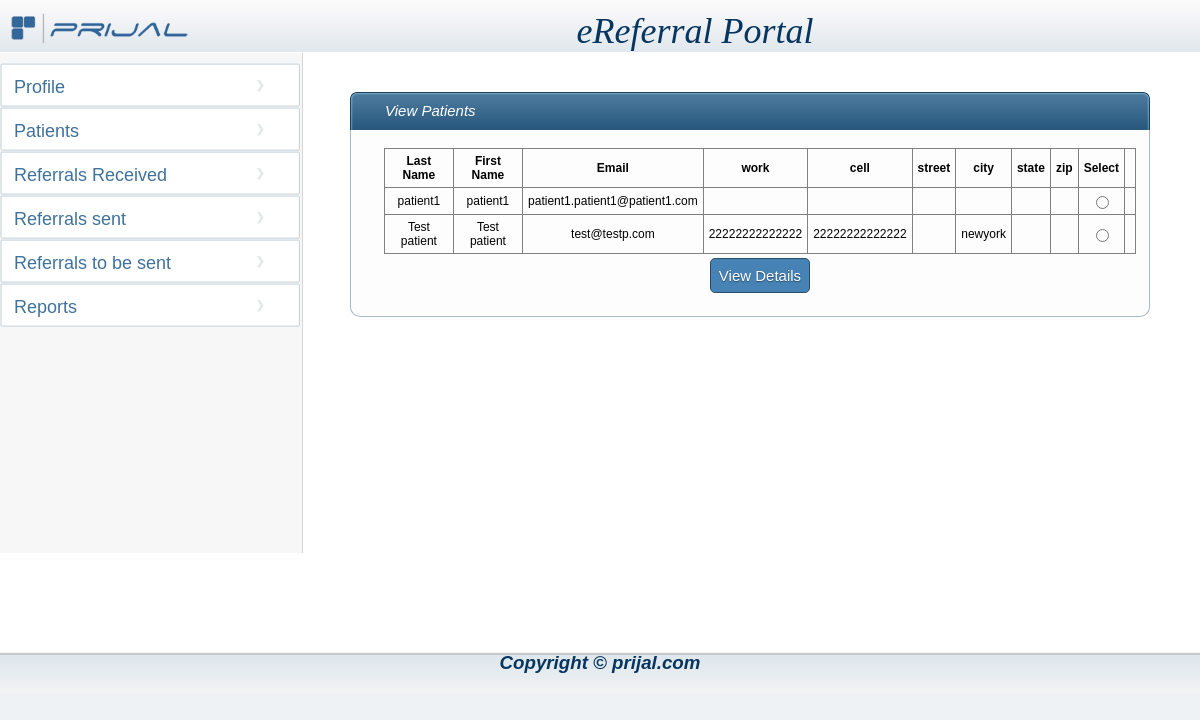
Screenshot of /phps/viewpatiento.php (signed in) with the database file from the repository.
### tables this page shows
CREATE TABLE IF NOT EXISTS `patient` (
  `PATIENT_ID` int(11) NOT NULL AUTO_INCREMENT,
  `LAST_NAME` varchar(64) DEFAULT NULL,
  `MIDDLE_NAME` varchar(64) DEFAULT NULL,
  `FIRST_NAME` varchar(64) DEFAULT NULL,
  `MEDICAL_HISTORY_ID` int(11) DEFAULT NULL,
  `ALLERGY_ID` int(11) DEFAULT NULL,
  `EMAIL_ADDRESS` varchar(128) DEFAULT NULL,
  `GENDER_CD` smallint(128) DEFAULT NULL,
  `GENDER_REPLACE` varchar(64) DEFAULT 'M',
  `DATE_OF_BIRTH` varchar(64) DEFAULT '01/01/1900',
  `ACCOUNT_ID` int(11) DEFAULT NULL,
  `ADDR_street1` varchar(128) DEFAULT NULL,
  `ADDR_CITY` varchar(64) DEFAULT NULL,
  `ADDR_STATE` varchar(64) DEFAULT NULL,
  `ZIP_CD` varchar(64) DEFAULT NULL,
  `WORK_PHONE` varchar(64) DEFAULT NULL,
  `CELL_PHONE` varchar(64) DEFAULT NULL,
  `NOTIFICATION_PRE` varchar(16) DEFAULT 'E',
  PRIMARY KEY (`PATIENT_ID`),
  UNIQUE KEY `PATIENT_U1` (`ACCOUNT_ID`),
  KEY `PATIENT_FK1` (`GENDER_CD`)
);

### includes/global.inc.php (called while the page is built, shortened)
<?php
require_once '../classes/DB.class.php';
$db = new DB();
?>

### classes/DB.class.php (called while the page is built, shortened)
<?php
class DB{
    public function selectPatients($doctor_account_id) {
        $sql = "SELECT staff_id from org_staff where account_id='$doctor_account_id'";
        $result = mysql_query($sql);
        $row = mysql_fetch_assoc($result);
        $staff_id = $row['staff_id'];
        $sql = "SELECT patient.account_id,patient.patient_id,patient.last_name,patient.first_name,
                                                               patient.email_address, patient.work_phone,patient.cell_phone,address.addr_street1,patient.addr_city,
                                                               address.addr_state,address.zip_cd, address.address_id
                                                               FROM patient left outer join address on patient.account_id=address.address_id
                                                               where  patient.patient_id in (SELECT patient_id from doctor_patient where staff_id='$staff_id')";
        $result = mysql_query($sql);
        return $result;
    }
}
?>

### phps/viewpatiento.php (the view, shortened to what this page needs)
<?php
require_once '../includes/global.inc.php';
if (!isset($_POST['action'])) {
  include( "header.php");
 ?>
<tr>
<td style="background-color:white;height:600px;width:300px;vertical-align:middle;">
<?php
  include( "navigationo.php");
  $account_id=$_SESSION['staff_account_id'];
  $result=$db->selectPatients($account_id);
 ?>
</td>
<td style="background-color:white;width:900px;text-align:top;float:left;">
<table style="margin: 40px 50px 40px;width:800px" cellpadding="0px" cellspacing="0px;" >
<tr><td >
                                    <span class="left-box"></span><span class="cent-box" style="width:758px;">View Patients </span><span class="right-box"></span>
                                </td></tr>
<tr><td>
<table class="main" style="width:100%;">
<tr >
<td><p>
<table class="viewRecords" style="width:100%;border-collapse:collapse" border="1" cellspacing="0" cellpadding="0" >
<tr class="bold">
<td>Last Name</td><td>First Name</td><td>Email</td><td>work</td><td>cell</td><td>street</td><td>city</td><td>state</td><td>zip</td><td>Select</td></tr>
<?php
 while($row = mysql_fetch_array($result)){
  echo "<tr>";
  echo "<td>" . $row['last_name'] . "</td>";
  echo "<td>" . $row['first_name'] . "</td>";
  echo "<td>" . $row['email_address'] . "</td>";
  echo "<td>" . $row['work_phone'] . "</td>";
  echo "<td>" . $row['cell_phone'] . "</td>";
  echo "<td>" . $row['addr_street1'] . "</td>";
  echo "<td>" . $row['addr_city'] . "</td>";
  echo "<td>" . $row['addr_state'] . "</td>";
  echo "<td>" . $row['zip_cd'] . "</td>";
  echo "<td><input type=\"radio\" name=\"dv_account_id\" value=\"" . $row['account_id']. "\"><td>";
  echo "</tr>";
 }
?>
</table>
</p>
</td>
</tr>
<tr>
<td style="text-align:center" >
<div>
<p> <input type="submit" name="action" value="View Details" style="background-color: #4682B4;border-radius:5px;height: 35px; width: 100px"/>
</p>
</div>
</td></tr>
</table>
</td></tr></table>
</td>
</tr>
<?php
  include( "footer.php");
 ?>
</table>
</form>
</body>
</html>
<?php
}
?>

### resources/styles/referral.css (style rules this page uses)
body { font-size:14px; font-family:Arial,Helvetica,sans-serif; margin: 0px; padding: 0px; background-repeat: repeat-x,repeat-y; background: none repeat scroll 0 0 #EEF2F5; }
.left-box { float:left; background:url(../form-top-left.png) no-repeat; width:7px; height:38px; }
.cent-box { background: url("../form-top-cent.png") repeat-x scroll 0 0 transparent; color: #FFFFFF; float: left; font-family: Arial,Helvetica,sans-serif; font-size: 15px; font-style: italic; height: 38px; line-height: 38px; text-align: left; width: 348px; padding-left:28px; }
.right-box { float:left; background:url(../form-top-right.png); height:38px; width:7px; }
input[type="submit"] { background-color: #6BB38A; background-position: 50% 50%; border: 1px solid #2A4E69; color: white; cursor: pointer; font-family: Arial,Helvetica,sans-serif; font-size: 15px; text-shadow: 0 1px 1px #2A4E69; }
.bold { font-weight:bolder; }
table.main { background-color: #FDFDFD; border-bottom: 1px solid #A4BACA; border-left: 1px solid #A4BACA; border-radius: 0 0 10px 10px; border-right: 1px solid #A4BACA; color: #06365F; margin-left: auto; margin-right: auto; margin-top: -5px; padding: 20px 10px 20px 20px; }
table.main tr td p { margin-left:10px; font-family: Arial,Helvetica,sans-serif; font-size: 14px; }
INPUT, select { color: black; background-color: white; border:1px solid #A4BACA;border-radius:5px; }

### resources/css/common.css (style rules this page uses)
input { padding:4px; }
.viewRecords tr td { text-align:center;font-size:12px;padding:5px; }

### rows the page displays
patient: LAST_NAME "patient1", FIRST_NAME "patient1", EMAIL_ADDRESS "patient1.patient1@patient1.com"
patient: LAST_NAME "Test patient", FIRST_NAME "Test patient", EMAIL_ADDRESS "test@testp.com", WORK_PHONE "22222222222222", CELL_PHONE "22222222222222", ADDR_CITY "newyork"
